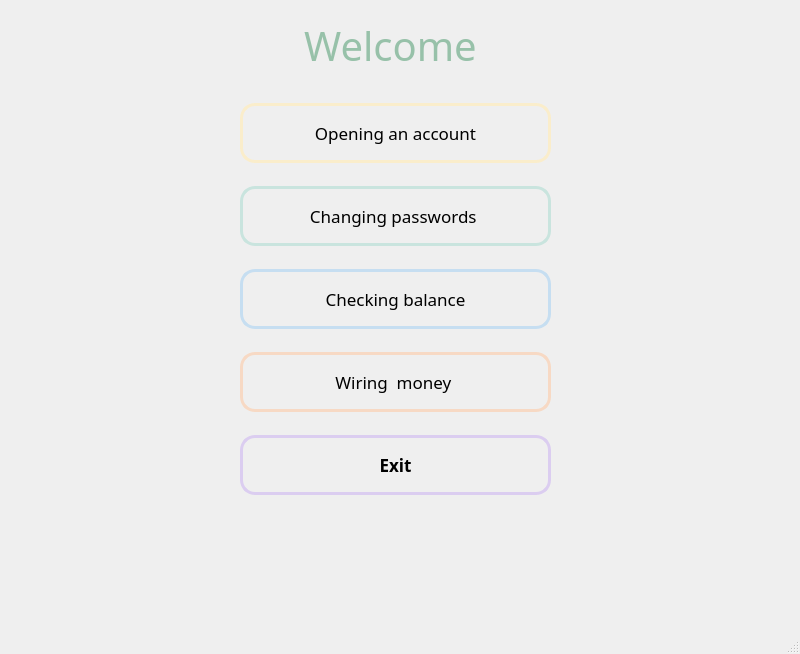
<?xml version="1.0" encoding="UTF-8"?>
<ui version="4.0">
 <class>OptionWindow</class>
 <widget class="QMainWindow" name="OptionWindow">
  <property name="geometry">
   <rect>
    <x>0</x>
    <y>0</y>
    <width>800</width>
    <height>654</height>
   </rect>
  </property>
  <property name="minimumSize">
   <size>
    <width>800</width>
    <height>654</height>
   </size>
  </property>
  <property name="maximumSize">
   <size>
    <width>800</width>
    <height>654</height>
   </size>
  </property>
  <property name="font">
   <font>
    <pointsize>16</pointsize>
   </font>
  </property>
  <property name="cursor">
   <cursorShape>OpenHandCursor</cursorShape>
  </property>
  <property name="windowTitle">
   <string>MainWindow</string>
  </property>
  <property name="styleSheet">
   <string notr="true">background-image : url(:/pages.jpg)</string>
  </property>
  <property name="iconSize">
   <size>
    <width>30</width>
    <height>30</height>
   </size>
  </property>
  <widget class="QWidget" name="centralwidget">
   <widget class="QWidget" name="layoutWidget">
    <property name="geometry">
     <rect>
      <x>240</x>
      <y>80</y>
      <width>311</width>
      <height>441</height>
     </rect>
    </property>
    <property name="font">
     <font>
      <family>Algerian</family>
      <bold>false</bold>
     </font>
    </property>
    <layout class="QVBoxLayout" name="verticalLayout" stretch="0,0,0,0,0">
     <property name="spacing">
      <number>0</number>
     </property>
     <property name="sizeConstraint">
      <enum>QLayout::SetDefaultConstraint</enum>
     </property>
     <property name="leftMargin">
      <number>0</number>
     </property>
     <item>
      <widget class="QPushButton" name="pushButtonOpening">
       <property name="minimumSize">
        <size>
         <width>60</width>
         <height>60</height>
        </size>
       </property>
       <property name="font">
        <font>
         <family>Algerian</family>
         <pointsize>13</pointsize>
         <bold>false</bold>
        </font>
       </property>
       <property name="cursor">
        <cursorShape>ClosedHandCursor</cursorShape>
       </property>
       <property name="styleSheet">
        <string notr="true">
border: 3px solid #FAEDCB;
border-radius:15px;
</string>
       </property>
       <property name="text">
        <string>Opening an account</string>
       </property>
      </widget>
     </item>
     <item>
      <widget class="QPushButton" name="pushButtonChanging">
       <property name="minimumSize">
        <size>
         <width>60</width>
         <height>60</height>
        </size>
       </property>
       <property name="font">
        <font>
         <family>Algerian</family>
         <pointsize>13</pointsize>
         <bold>false</bold>
        </font>
       </property>
       <property name="cursor">
        <cursorShape>ClosedHandCursor</cursorShape>
       </property>
       <property name="styleSheet">
        <string notr="true">
border: 3px solid #C9E4DE;
border-radius:15px;</string>
       </property>
       <property name="text">
        <string>Changing passwords </string>
       </property>
      </widget>
     </item>
     <item>
      <widget class="QPushButton" name="pushButtonChecking">
       <property name="minimumSize">
        <size>
         <width>60</width>
         <height>60</height>
        </size>
       </property>
       <property name="font">
        <font>
         <family>Algerian</family>
         <pointsize>13</pointsize>
         <bold>false</bold>
        </font>
       </property>
       <property name="cursor">
        <cursorShape>ClosedHandCursor</cursorShape>
       </property>
       <property name="styleSheet">
        <string notr="true">
border: 3px solid #C6DEF1;
border-radius:15px;</string>
       </property>
       <property name="text">
        <string>Checking balance</string>
       </property>
      </widget>
     </item>
     <item>
      <widget class="QPushButton" name="pushButtonWiring">
       <property name="minimumSize">
        <size>
         <width>60</width>
         <height>60</height>
        </size>
       </property>
       <property name="font">
        <font>
         <family>Algerian</family>
         <pointsize>13</pointsize>
         <bold>false</bold>
        </font>
       </property>
       <property name="cursor">
        <cursorShape>ClosedHandCursor</cursorShape>
       </property>
       <property name="styleSheet">
        <string notr="true">
border: 3px solid #F7D9C4;
border-radius:15px;</string>
       </property>
       <property name="text">
        <string>Wiring  money </string>
       </property>
      </widget>
     </item>
     <item>
      <widget class="QPushButton" name="pushButton_4">
       <property name="minimumSize">
        <size>
         <width>60</width>
         <height>60</height>
        </size>
       </property>
       <property name="font">
        <font>
         <family>Algerian</family>
         <pointsize>13</pointsize>
         <bold>true</bold>
        </font>
       </property>
       <property name="cursor">
        <cursorShape>ClosedHandCursor</cursorShape>
       </property>
       <property name="styleSheet">
        <string notr="true">border: 3px solid #DBCDF0;
border-radius:15px;

</string>
       </property>
       <property name="text">
        <string>Exit</string>
       </property>
      </widget>
     </item>
    </layout>
   </widget>
   <widget class="QLabel" name="label">
    <property name="geometry">
     <rect>
      <x>190</x>
      <y>20</y>
      <width>401</width>
      <height>51</height>
     </rect>
    </property>
    <property name="font">
     <font>
      <family>Algerian</family>
      <pointsize>30</pointsize>
      <bold>false</bold>
     </font>
    </property>
    <property name="styleSheet">
     <string notr="true">color:#97C1A9;</string>
    </property>
    <property name="text">
     <string>Welcome</string>
    </property>
    <property name="alignment">
     <set>Qt::AlignCenter</set>
    </property>
   </widget>
   <widget class="QLabel" name="labelTime">
    <property name="geometry">
     <rect>
      <x>10</x>
      <y>10</y>
      <width>231</width>
      <height>41</height>
     </rect>
    </property>
    <property name="font">
     <font>
      <family>Brush Script MT</family>
      <pointsize>12</pointsize>
      <italic>true</italic>
      <bold>false</bold>
     </font>
    </property>
    <property name="styleSheet">
     <string notr="true">color:#FAEDCB;</string>
    </property>
    <property name="text">
     <string/>
    </property>
   </widget>
  </widget>
  <widget class="QMenuBar" name="menubar">
   <property name="geometry">
    <rect>
     <x>0</x>
     <y>0</y>
     <width>800</width>
     <height>25</height>
    </rect>
   </property>
  </widget>
  <widget class="QStatusBar" name="statusbar"/>
 </widget>
 <resources/>
 <connections/>
</ui>
